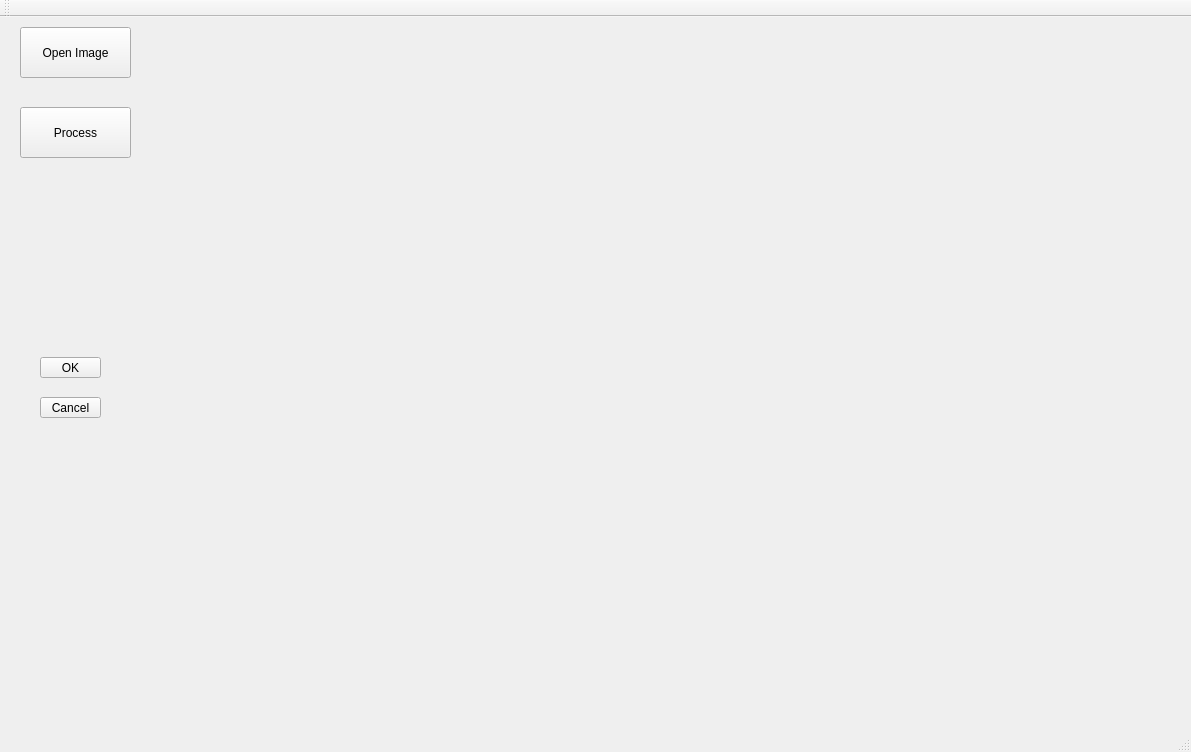
<?xml version="1.0" encoding="UTF-8"?>
<ui version="4.0">
 <class>ColorDetectorClass</class>
 <widget class="QMainWindow" name="ColorDetectorClass">
  <property name="geometry">
   <rect>
    <x>0</x>
    <y>0</y>
    <width>1191</width>
    <height>752</height>
   </rect>
  </property>
  <property name="windowTitle">
   <string>ColorDetector</string>
  </property>
  <widget class="QWidget" name="centralWidget">
   <widget class="QPushButton" name="openImage">
    <property name="geometry">
     <rect>
      <x>20</x>
      <y>10</y>
      <width>111</width>
      <height>51</height>
     </rect>
    </property>
    <property name="text">
     <string>Open Image</string>
    </property>
   </widget>
   <widget class="QLabel" name="label">
    <property name="geometry">
     <rect>
      <x>190</x>
      <y>20</y>
      <width>611</width>
      <height>401</height>
     </rect>
    </property>
    <property name="text">
     <string/>
    </property>
   </widget>
   <widget class="QPushButton" name="process">
    <property name="geometry">
     <rect>
      <x>20</x>
      <y>90</y>
      <width>111</width>
      <height>51</height>
     </rect>
    </property>
    <property name="text">
     <string>Process</string>
    </property>
   </widget>
   <widget class="QPushButton" name="ok">
    <property name="geometry">
     <rect>
      <x>40</x>
      <y>340</y>
      <width>61</width>
      <height>21</height>
     </rect>
    </property>
    <property name="text">
     <string>OK</string>
    </property>
   </widget>
   <widget class="QPushButton" name="cancel">
    <property name="geometry">
     <rect>
      <x>40</x>
      <y>380</y>
      <width>61</width>
      <height>21</height>
     </rect>
    </property>
    <property name="text">
     <string>Cancel</string>
    </property>
   </widget>
  </widget>
  <widget class="QMenuBar" name="menuBar">
   <property name="geometry">
    <rect>
     <x>0</x>
     <y>0</y>
     <width>1191</width>
     <height>23</height>
    </rect>
   </property>
  </widget>
  <widget class="QToolBar" name="mainToolBar">
   <attribute name="toolBarArea">
    <enum>TopToolBarArea</enum>
   </attribute>
   <attribute name="toolBarBreak">
    <bool>false</bool>
   </attribute>
  </widget>
  <widget class="QStatusBar" name="statusBar"/>
 </widget>
 <layoutdefault spacing="6" margin="11"/>
 <resources>
  <include location="colordetector.qrc"/>
 </resources>
 <connections/>
 <slots>
  <slot>on_openImage_clicked()</slot>
 </slots>
</ui>
